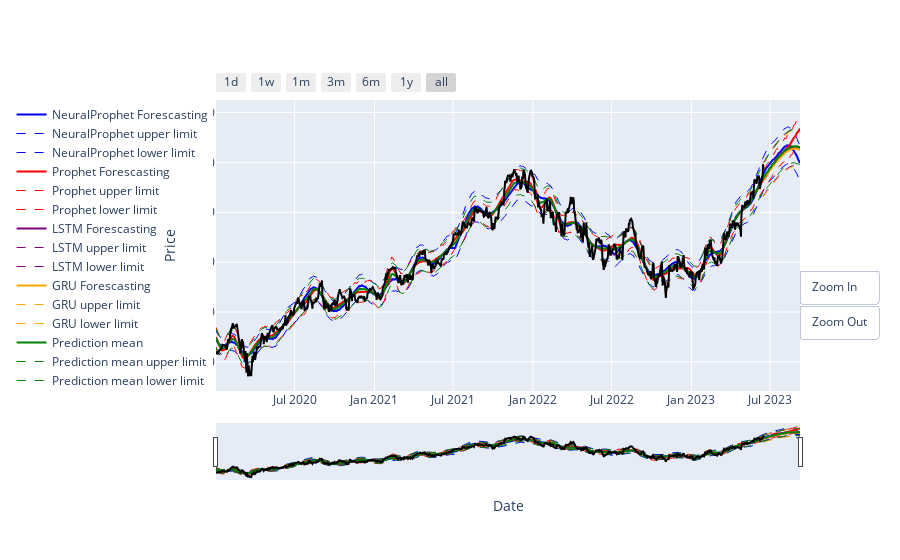

Source (notebook cell):
### Code cell
f_limit = f.tail(num_predictions)

fig = go.Figure()

fig.add_trace(go.Scatter(
    x=f["Date"],
    y=f["y_neural"],
    name="NeuralProphet Forescasting",
    line=dict(color='blue', width=2)
))
fig.add_trace(go.Scatter(
    x=f["Date"],
    y=f["y_neural_upper"],
    name="NeuralProphet upper limit",
    line=dict(color='blue', width=1, dash='dash'),
))
fig.add_trace(go.Scatter(
    x=f["Date"],
    y=f["y_neural_lower"],
    name="NeuralProphet lower limit",
    line=dict(color='blue', width=1, dash='dash'),
))


fig.add_trace(go.Scatter(
    x=f["Date"],
    y=f["y_pro"],
    name="Prophet Forescasting",
    line=dict(color='red', width=2)
))
fig.add_trace(go.Scatter(
    x=f["Date"],
    y=f["y_pro_upper"],
    name="Prophet upper limit",
    line=dict(color='red', width=1, dash='dash'),
))
fig.add_trace(go.Scatter(
    x=f["Date"],
    y=f["y_pro_lower"],
    name="Prophet lower limit",
    line=dict(color='red', width=1, dash='dash'),
))

fig.add_trace(go.Scatter(
    x=f_limit["Date"],
    y=f_limit["y_lstm"],
    name="LSTM Forescasting",
    line=dict(color='purple', width=2)
))
fig.add_trace(go.Scatter(
    x=f_limit["Date"],
    y=f_limit["y_lstm_upper"],
    name="LSTM upper limit",
    line=dict(color='purple', width=1, dash='dash'),
))
fig.add_trace(go.Scatter(
    x=f_limit["Date"],
    y=f_limit["y_lstm_lower"],
    name="LSTM lower limit",
    line=dict(color='purple', width=1, dash='dash'),
))

fig.add_trace(go.Scatter(
    x=f_limit["Date"],
    y=f_limit["y_gru"],
    name="GRU Forescasting",
    line=dict(color='orange', width=2)
))
fig.add_trace(go.Scatter(
    x=f_limit["Date"],
    y=f_limit["y_gru_upper"],
    name="GRU upper limit",
    line=dict(color='orange', width=1, dash='dash'),
))
fig.add_trace(go.Scatter(
    x=f_limit["Date"],
    y=f_limit["y_gru_lower"],
    name="GRU lower limit",
    line=dict(color='orange', width=1, dash='dash'),
))




fig.add_trace(go.Scatter(
    x=f["Date"],
    y=f["y_predict"],
    name="Prediction mean",
    line=dict(color='green', width=2)
))
fig.add_trace(go.Scatter(
    x=f["Date"],
    y=f["y_predict_upper"],
    name="Prediction mean upper limit",
    line=dict(color='green', width=1, dash='dash'),
))
fig.add_trace(go.Scatter(
    x=f["Date"],
    y=f["y_predict_lower"],
    name="Prediction mean lower limit",
    line=dict(color='green', width=1, dash='dash'),
))


fig.add_trace(go.Scatter(
    x=f["Date"],
    y=f["y"],
    name="Data",
    line=dict(color='black', width=2)
))

fig.update_layout(
    xaxis_title="Date",
    yaxis_title="Price",
    legend=dict(
        orientation="v",
        yanchor="top",
        y=1,
        xanchor="left",
        x=-.35
    )
)
fig.update_layout(
    xaxis=dict(
        rangeselector=dict(
            buttons=list([
                dict(count=1,
                     label="1d",
                     step="day",
                     stepmode="backward"),
                dict(count=7,
                     label="1w",
                     step="day",
                     stepmode="backward"),
                dict(count=1,
                     label="1m",
                     step="month",
                     stepmode="backward"),
                dict(count=3,
                     label="3m",
                     step="month",
                     stepmode="backward"),
                dict(count=6,
                     label="6m",
                     step="month",
                     stepmode="backward"),
                dict(count=1,
                     label="1y",
                     step="year",
                     stepmode="backward"),
                dict(step="all")
            ])
        ),
        rangeslider=dict(
            visible=True
        ),
        type="date"
    ),
    yaxis=dict(
        autorange=True,
        type="linear"
    )
)

original_y_range = [f["y"].min(), f["y"].max()]


fig.update_layout(
    updatemenus=[
        dict(
            type="buttons",
            buttons=[
                dict(
                    label="Zoom In",
                    method="relayout",
                    args=[
                        {"yaxis.range": [fig.data[7].y.min(), fig.data[7].y.max()]}
                    ]
                ),
                dict(
                    label="Zoom Out",
                    method="relayout",
                    args=[
                        {"yaxis.range": original_y_range}
                    ]
                )
            ],
            active=-1,
            showactive=False,
            direction="up",
            pad={"r": 10, "t": 10},
            x=1.15,
            y=0.45
        )
    ]
)

fig.show()

### Figure 1 — Plotly figure (JSON) as saved in the notebook; plotly's stock layout.template omitted (floating-point values rounded to 4 significant figures; data arrays with more than 128 entries replaced by an {"elided": "..."} marker saying what was removed)
{"data": [{"line": {"color": "blue", "width": 2}, "name": "NeuralProphet Forescasting", "type": "scatter", "x": {"elided": "931 str values"}, "y": {"elided": "931 float values"}}, {"line": {"color": "blue", "dash": "dash", "width": 1}, "name": "NeuralProphet upper limit", "type": "scatter", "x": {"elided": "931 str values"}, "y": {"elided": "931 float values"}}, {"line": {"color": "blue", "dash": "dash", "width": 1}, "name": "NeuralProphet lower limit", "type": "scatter", "x": {"elided": "931 str values"}, "y": {"elided": "931 float values"}}, {"line": {"color": "red", "width": 2}, "name": "Prophet Forescasting", "type": "scatter", "x": {"elided": "931 str values"}, "y": {"elided": "931 float values"}}, {"line": {"color": "red", "dash": "dash", "width": 1}, "name": "Prophet upper limit", "type": "scatter", "x": {"elided": "931 str values"}, "y": {"elided": "931 float values"}}, {"line": {"color": "red", "dash": "dash", "width": 1}, "name": "Prophet lower limit", "type": "scatter", "x": {"elided": "931 str values"}, "y": {"elided": "931 float values"}}, {"line": {"color": "purple", "width": 2}, "name": "LSTM Forescasting", "type": "scatter", "x": ["2023-06-15T00:00:00", "2023-06-16T00:00:00", "2023-06-19T00:00:00", "2023-06-20T00:00:00", "2023-06-21T00:00:00", "2023-06-22T00:00:00", "2023-06-23T00:00:00", "2023-06-26T00:00:00", "2023-06-27T00:00:00", "2023-06-28T00:00:00", "2023-06-29T00:00:00", "2023-06-30T00:00:00", "2023-07-03T00:00:00", "2023-07-04T00:00:00", "2023-07-05T00:00:00", "2023-07-06T00:00:00", "2023-07-07T00:00:00", "2023-07-10T00:00:00", "2023-07-11T00:00:00", "2023-07-12T00:00:00", "2023-07-13T00:00:00", "2023-07-14T00:00:00", "2023-07-17T00:00:00", "2023-07-18T00:00:00", "2023-07-19T00:00:00", "2023-07-20T00:00:00", "2023-07-21T00:00:00", "2023-07-24T00:00:00", "2023-07-25T00:00:00", "2023-07-26T00:00:00", "2023-07-27T00:00:00", "2023-07-28T00:00:00", "2023-07-31T00:00:00", "2023-08-01T00:00:00", "2023-08-02T00:00:00", "2023-08-03T00:00:00", "2023-08-04T00:00:00", "2023-08-07T00:00:00", "2023-08-08T00:00:00", "2023-08-09T00:00:00", "2023-08-10T00:00:00", "2023-08-11T00:00:00", "2023-08-14T00:00:00", "2023-08-15T00:00:00", "2023-08-16T00:00:00", "2023-08-17T00:00:00", "2023-08-18T00:00:00", "2023-08-21T00:00:00", "2023-08-22T00:00:00", "2023-08-23T00:00:00", "2023-08-24T00:00:00", "2023-08-25T00:00:00", "2023-08-28T00:00:00", "2023-08-29T00:00:00", "2023-08-30T00:00:00", "2023-08-31T00:00:00", "2023-09-01T00:00:00", "2023-09-04T00:00:00", "2023-09-05T00:00:00", "2023-09-06T00:00:00", "2023-09-07T00:00:00", "2023-09-08T00:00:00"], "y": [333.0, 333.9, 334.8, 335.9, 336.9, 337.9, 338.8, 339.7, 340.6, 341.4, 342.4, 343.2, 344.1, 344.9, 345.6, 346.5, 347.3, 348.1, 348.8, 349.5, 350.3, 351.1, 351.8, 352.5, 353.2, 353.9, 354.6, 355.3, 355.9, 356.5, 357.2, 357.8, 358.4, 359.0, 359.5, 360.1, 360.7, 361.2, 361.7, 362.0, 362.5, 363.0, 363.4, 363.7, 363.9, 364.2, 364.6, 364.9, 364.9, 364.9, 365.0, 365.3, 365.5, 365.3, 365.0, 364.9, 365.1, 365.2, 364.7, 364.3, 364.0, 364.1]}, {"line": {"color": "purple", "dash": "dash", "width": 1}, "name": "LSTM upper limit", "type": "scatter", "x": ["2023-06-15T00:00:00", "2023-06-16T00:00:00", "2023-06-19T00:00:00", "2023-06-20T00:00:00", "2023-06-21T00:00:00", "2023-06-22T00:00:00", "2023-06-23T00:00:00", "2023-06-26T00:00:00", "2023-06-27T00:00:00", "2023-06-28T00:00:00", "2023-06-29T00:00:00", "2023-06-30T00:00:00", "2023-07-03T00:00:00", "2023-07-04T00:00:00", "2023-07-05T00:00:00", "2023-07-06T00:00:00", "2023-07-07T00:00:00", "2023-07-10T00:00:00", "2023-07-11T00:00:00", "2023-07-12T00:00:00", "2023-07-13T00:00:00", "2023-07-14T00:00:00", "2023-07-17T00:00:00", "2023-07-18T00:00:00", "2023-07-19T00:00:00", "2023-07-20T00:00:00", "2023-07-21T00:00:00", "2023-07-24T00:00:00", "2023-07-25T00:00:00", "2023-07-26T00:00:00", "2023-07-27T00:00:00", "2023-07-28T00:00:00", "2023-07-31T00:00:00", "2023-08-01T00:00:00", "2023-08-02T00:00:00", "2023-08-03T00:00:00", "2023-08-04T00:00:00", "2023-08-07T00:00:00", "2023-08-08T00:00:00", "2023-08-09T00:00:00", "2023-08-10T00:00:00", "2023-08-11T00:00:00", "2023-08-14T00:00:00", "2023-08-15T00:00:00", "2023-08-16T00:00:00", "2023-08-17T00:00:00", "2023-08-18T00:00:00", "2023-08-21T00:00:00", "2023-08-22T00:00:00", "2023-08-23T00:00:00", "2023-08-24T00:00:00", "2023-08-25T00:00:00", "2023-08-28T00:00:00", "2023-08-29T00:00:00", "2023-08-30T00:00:00", "2023-08-31T00:00:00", "2023-09-01T00:00:00", "2023-09-04T00:00:00", "2023-09-05T00:00:00", "2023-09-06T00:00:00", "2023-09-07T00:00:00", "2023-09-08T00:00:00"], "y": [349.6, 350.6, 351.6, 352.7, 353.7, 354.8, 355.7, 356.6, 357.6, 358.5, 359.5, 360.4, 361.3, 362.1, 362.9, 363.8, 364.7, 365.5, 366.3, 367.0, 367.8, 368.6, 369.4, 370.1, 370.8, 371.6, 372.3, 373.0, 373.7, 374.3, 375.0, 375.7, 376.3, 377.0, 377.5, 378.1, 378.7, 379.3, 379.7, 380.1, 380.6, 381.1, 381.6, 381.9, 382.1, 382.4, 382.8, 383.2, 383.2, 383.1, 383.2, 383.5, 383.8, 383.5, 383.3, 383.1, 383.3, 383.4, 383.0, 382.5, 382.2, 382.3]}, {"line": {"color": "purple", "dash": "dash", "width": 1}, "name": "LSTM lower limit", "type": "scatter", "x": ["2023-06-15T00:00:00", "2023-06-16T00:00:00", "2023-06-19T00:00:00", "2023-06-20T00:00:00", "2023-06-21T00:00:00", "2023-06-22T00:00:00", "2023-06-23T00:00:00", "2023-06-26T00:00:00", "2023-06-27T00:00:00", "2023-06-28T00:00:00", "2023-06-29T00:00:00", "2023-06-30T00:00:00", "2023-07-03T00:00:00", "2023-07-04T00:00:00", "2023-07-05T00:00:00", "2023-07-06T00:00:00", "2023-07-07T00:00:00", "2023-07-10T00:00:00", "2023-07-11T00:00:00", "2023-07-12T00:00:00", "2023-07-13T00:00:00", "2023-07-14T00:00:00", "2023-07-17T00:00:00", "2023-07-18T00:00:00", "2023-07-19T00:00:00", "2023-07-20T00:00:00", "2023-07-21T00:00:00", "2023-07-24T00:00:00", "2023-07-25T00:00:00", "2023-07-26T00:00:00", "2023-07-27T00:00:00", "2023-07-28T00:00:00", "2023-07-31T00:00:00", "2023-08-01T00:00:00", "2023-08-02T00:00:00", "2023-08-03T00:00:00", "2023-08-04T00:00:00", "2023-08-07T00:00:00", "2023-08-08T00:00:00", "2023-08-09T00:00:00", "2023-08-10T00:00:00", "2023-08-11T00:00:00", "2023-08-14T00:00:00", "2023-08-15T00:00:00", "2023-08-16T00:00:00", "2023-08-17T00:00:00", "2023-08-18T00:00:00", "2023-08-21T00:00:00", "2023-08-22T00:00:00", "2023-08-23T00:00:00", "2023-08-24T00:00:00", "2023-08-25T00:00:00", "2023-08-28T00:00:00", "2023-08-29T00:00:00", "2023-08-30T00:00:00", "2023-08-31T00:00:00", "2023-09-01T00:00:00", "2023-09-04T00:00:00", "2023-09-05T00:00:00", "2023-09-06T00:00:00", "2023-09-07T00:00:00", "2023-09-08T00:00:00"], "y": [316.3, 317.2, 318.1, 319.1, 320.0, 321.0, 321.8, 322.7, 323.6, 324.4, 325.2, 326.1, 326.9, 327.6, 328.4, 329.2, 329.9, 330.7, 331.4, 332.0, 332.8, 333.5, 334.2, 334.9, 335.5, 336.2, 336.9, 337.5, 338.1, 338.7, 339.3, 339.9, 340.5, 341.1, 341.5, 342.1, 342.6, 343.2, 343.6, 343.9, 344.4, 344.8, 345.3, 345.5, 345.7, 346.0, 346.3, 346.7, 346.7, 346.6, 346.7, 347.0, 347.2, 347.0, 346.8, 346.7, 346.8, 346.9, 346.5, 346.1, 345.8, 345.9]}, {"line": {"color": "orange", "width": 2}, "name": "GRU Forescasting", "type": "scatter", "x": ["2023-06-15T00:00:00", "2023-06-16T00:00:00", "2023-06-19T00:00:00", "2023-06-20T00:00:00", "2023-06-21T00:00:00", "2023-06-22T00:00:00", "2023-06-23T00:00:00", "2023-06-26T00:00:00", "2023-06-27T00:00:00", "2023-06-28T00:00:00", "2023-06-29T00:00:00", "2023-06-30T00:00:00", "2023-07-03T00:00:00", "2023-07-04T00:00:00", "2023-07-05T00:00:00", "2023-07-06T00:00:00", "2023-07-07T00:00:00", "2023-07-10T00:00:00", "2023-07-11T00:00:00", "2023-07-12T00:00:00", "2023-07-13T00:00:00", "2023-07-14T00:00:00", "2023-07-17T00:00:00", "2023-07-18T00:00:00", "2023-07-19T00:00:00", "2023-07-20T00:00:00", "2023-07-21T00:00:00", "2023-07-24T00:00:00", "2023-07-25T00:00:00", "2023-07-26T00:00:00", "2023-07-27T00:00:00", "2023-07-28T00:00:00", "2023-07-31T00:00:00", "2023-08-01T00:00:00", "2023-08-02T00:00:00", "2023-08-03T00:00:00", "2023-08-04T00:00:00", "2023-08-07T00:00:00", "2023-08-08T00:00:00", "2023-08-09T00:00:00", "2023-08-10T00:00:00", "2023-08-11T00:00:00", "2023-08-14T00:00:00", "2023-08-15T00:00:00", "2023-08-16T00:00:00", "2023-08-17T00:00:00", "2023-08-18T00:00:00", "2023-08-21T00:00:00", "2023-08-22T00:00:00", "2023-08-23T00:00:00", "2023-08-24T00:00:00", "2023-08-25T00:00:00", "2023-08-28T00:00:00", "2023-08-29T00:00:00", "2023-08-30T00:00:00", "2023-08-31T00:00:00", "2023-09-01T00:00:00", "2023-09-04T00:00:00", "2023-09-05T00:00:00", "2023-09-06T00:00:00", "2023-09-07T00:00:00", "2023-09-08T00:00:00"], "y": [332.2, 333.1, 334.0, 335.1, 336.0, 337.0, 337.9, 338.7, 339.7, 340.5, 341.4, 342.3, 343.1, 343.9, 344.7, 345.5, 346.3, 347.0, 347.8, 348.5, 349.2, 350.0, 350.7, 351.4, 352.1, 352.8, 353.5, 354.1, 354.8, 355.4, 356.0, 356.7, 357.3, 357.9, 358.4, 358.9, 359.5, 360.0, 360.4, 360.8, 361.3, 361.8, 362.2, 362.4, 362.6, 362.9, 363.4, 363.7, 363.5, 363.5, 363.7, 364.0, 364.2, 363.8, 363.6, 363.6, 363.8, 363.9, 363.2, 362.8, 362.7, 362.8]}, {"line": {"color": "orange", "dash": "dash", "width": 1}, "name": "GRU upper limit", "type": "scatter", "x": ["2023-06-15T00:00:00", "2023-06-16T00:00:00", "2023-06-19T00:00:00", "2023-06-20T00:00:00", "2023-06-21T00:00:00", "2023-06-22T00:00:00", "2023-06-23T00:00:00", "2023-06-26T00:00:00", "2023-06-27T00:00:00", "2023-06-28T00:00:00", "2023-06-29T00:00:00", "2023-06-30T00:00:00", "2023-07-03T00:00:00", "2023-07-04T00:00:00", "2023-07-05T00:00:00", "2023-07-06T00:00:00", "2023-07-07T00:00:00", "2023-07-10T00:00:00", "2023-07-11T00:00:00", "2023-07-12T00:00:00", "2023-07-13T00:00:00", "2023-07-14T00:00:00", "2023-07-17T00:00:00", "2023-07-18T00:00:00", "2023-07-19T00:00:00", "2023-07-20T00:00:00", "2023-07-21T00:00:00", "2023-07-24T00:00:00", "2023-07-25T00:00:00", "2023-07-26T00:00:00", "2023-07-27T00:00:00", "2023-07-28T00:00:00", "2023-07-31T00:00:00", "2023-08-01T00:00:00", "2023-08-02T00:00:00", "2023-08-03T00:00:00", "2023-08-04T00:00:00", "2023-08-07T00:00:00", "2023-08-08T00:00:00", "2023-08-09T00:00:00", "2023-08-10T00:00:00", "2023-08-11T00:00:00", "2023-08-14T00:00:00", "2023-08-15T00:00:00", "2023-08-16T00:00:00", "2023-08-17T00:00:00", "2023-08-18T00:00:00", "2023-08-21T00:00:00", "2023-08-22T00:00:00", "2023-08-23T00:00:00", "2023-08-24T00:00:00", "2023-08-25T00:00:00", "2023-08-28T00:00:00", "2023-08-29T00:00:00", "2023-08-30T00:00:00", "2023-08-31T00:00:00", "2023-09-01T00:00:00", "2023-09-04T00:00:00", "2023-09-05T00:00:00", "2023-09-06T00:00:00", "2023-09-07T00:00:00", "2023-09-08T00:00:00"], "y": [348.8, 349.8, 350.7, 351.9, 352.8, 353.8, 354.8, 355.7, 356.7, 357.6, 358.5, 359.4, 360.2, 361.1, 361.9, 362.8, 363.6, 364.4, 365.2, 365.9, 366.7, 367.5, 368.2, 369.0, 369.7, 370.4, 371.2, 371.8, 372.5, 373.1, 373.9, 374.5, 375.1, 375.7, 376.3, 376.9, 377.5, 378.0, 378.5, 378.9, 379.4, 379.9, 380.3, 380.5, 380.7, 381.1, 381.5, 381.9, 381.7, 381.7, 381.9, 382.2, 382.4, 382.0, 381.7, 381.8, 382.0, 382.1, 381.4, 381.0, 380.9, 380.9]}, {"line": {"color": "orange", "dash": "dash", "width": 1}, "name": "GRU lower limit", "type": "scatter", "x": ["2023-06-15T00:00:00", "2023-06-16T00:00:00", "2023-06-19T00:00:00", "2023-06-20T00:00:00", "2023-06-21T00:00:00", "2023-06-22T00:00:00", "2023-06-23T00:00:00", "2023-06-26T00:00:00", "2023-06-27T00:00:00", "2023-06-28T00:00:00", "2023-06-29T00:00:00", "2023-06-30T00:00:00", "2023-07-03T00:00:00", "2023-07-04T00:00:00", "2023-07-05T00:00:00", "2023-07-06T00:00:00", "2023-07-07T00:00:00", "2023-07-10T00:00:00", "2023-07-11T00:00:00", "2023-07-12T00:00:00", "2023-07-13T00:00:00", "2023-07-14T00:00:00", "2023-07-17T00:00:00", "2023-07-18T00:00:00", "2023-07-19T00:00:00", "2023-07-20T00:00:00", "2023-07-21T00:00:00", "2023-07-24T00:00:00", "2023-07-25T00:00:00", "2023-07-26T00:00:00", "2023-07-27T00:00:00", "2023-07-28T00:00:00", "2023-07-31T00:00:00", "2023-08-01T00:00:00", "2023-08-02T00:00:00", "2023-08-03T00:00:00", "2023-08-04T00:00:00", "2023-08-07T00:00:00", "2023-08-08T00:00:00", "2023-08-09T00:00:00", "2023-08-10T00:00:00", "2023-08-11T00:00:00", "2023-08-14T00:00:00", "2023-08-15T00:00:00", "2023-08-16T00:00:00", "2023-08-17T00:00:00", "2023-08-18T00:00:00", "2023-08-21T00:00:00", "2023-08-22T00:00:00", "2023-08-23T00:00:00", "2023-08-24T00:00:00", "2023-08-25T00:00:00", "2023-08-28T00:00:00", "2023-08-29T00:00:00", "2023-08-30T00:00:00", "2023-08-31T00:00:00", "2023-09-01T00:00:00", "2023-09-04T00:00:00", "2023-09-05T00:00:00", "2023-09-06T00:00:00", "2023-09-07T00:00:00", "2023-09-08T00:00:00"], "y": [315.6, 316.5, 317.3, 318.4, 319.2, 320.1, 321.0, 321.8, 322.7, 323.5, 324.4, 325.2, 325.9, 326.7, 327.4, 328.2, 329.0, 329.7, 330.4, 331.0, 331.8, 332.5, 333.2, 333.9, 334.5, 335.1, 335.8, 336.4, 337.1, 337.6, 338.2, 338.9, 339.4, 340.0, 340.4, 341.0, 341.6, 342.0, 342.4, 342.8, 343.2, 343.7, 344.1, 344.3, 344.5, 344.8, 345.2, 345.5, 345.4, 345.3, 345.5, 345.8, 346.0, 345.6, 345.4, 345.4, 345.6, 345.7, 345.0, 344.7, 344.6, 344.6]}, {"line": {"color": "green", "width": 2}, "name": "Prediction mean", "type": "scatter", "x": {"elided": "931 str values"}, "y": {"elided": "931 float values"}}, {"line": {"color": "green", "dash": "dash", "width": 1}, "name": "Prediction mean upper limit", "type": "scatter", "x": {"elided": "931 str values"}, "y": {"elided": "931 float values"}}, {"line": {"color": "green", "dash": "dash", "width": 1}, "name": "Prediction mean lower limit", "type": "scatter", "x": {"elided": "931 str values"}, "y": {"elided": "931 float values"}}, {"line": {"color": "black", "width": 2}, "name": "Data", "type": "scatter", "x": {"elided": "931 str values"}, "y": {"elided": "931 float values"}}], "layout": {"legend": {"orientation": "v", "x": -0.35, "xanchor": "left", "y": 1, "yanchor": "top"}, "updatemenus": [{"active": -1, "buttons": [{"args": [{"yaxis.range": [349.6, 383.8]}], "label": "Zoom In", "method": "relayout"}, {"args": [{"yaxis.range": [135.4, 348.1]}], "label": "Zoom Out", "method": "relayout"}], "direction": "up", "pad": {"r": 10, "t": 10}, "showactive": false, "type": "buttons", "x": 1.15, "y": 0.45}], "xaxis": {"rangeselector": {"buttons": [{"count": 1, "label": "1d", "step": "day", "stepmode": "backward"}, {"count": 7, "label": "1w", "step": "day", "stepmode": "backward"}, {"count": 1, "label": "1m", "step": "month", "stepmode": "backward"}, {"count": 3, "label": "3m", "step": "month", "stepmode": "backward"}, {"count": 6, "label": "6m", "step": "month", "stepmode": "backward"}, {"count": 1, "label": "1y", "step": "year", "stepmode": "backward"}, {"step": "all"}]}, "rangeslider": {"visible": true}, "title": {"text": "Date"}, "type": "date"}, "yaxis": {"autorange": true, "title": {"text": "Price"}, "type": "linear"}}}
